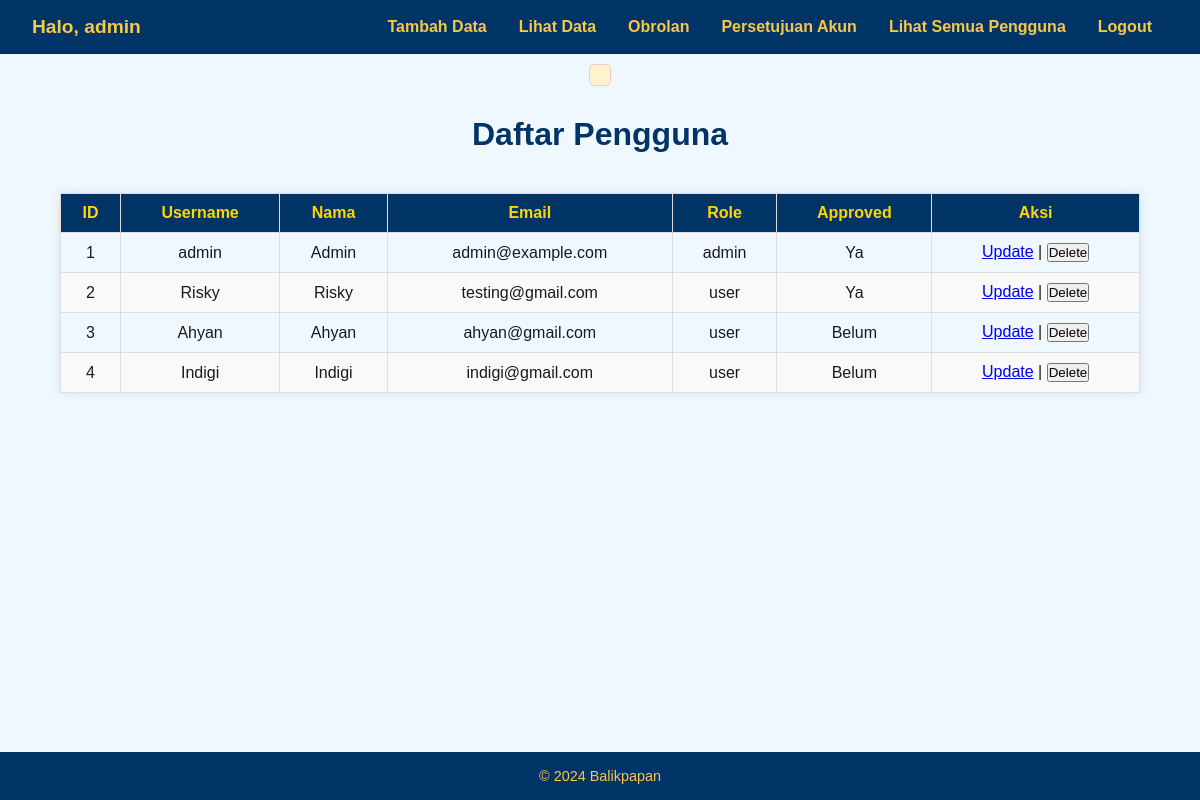
Before: /view_users (signed in) with the older database file.
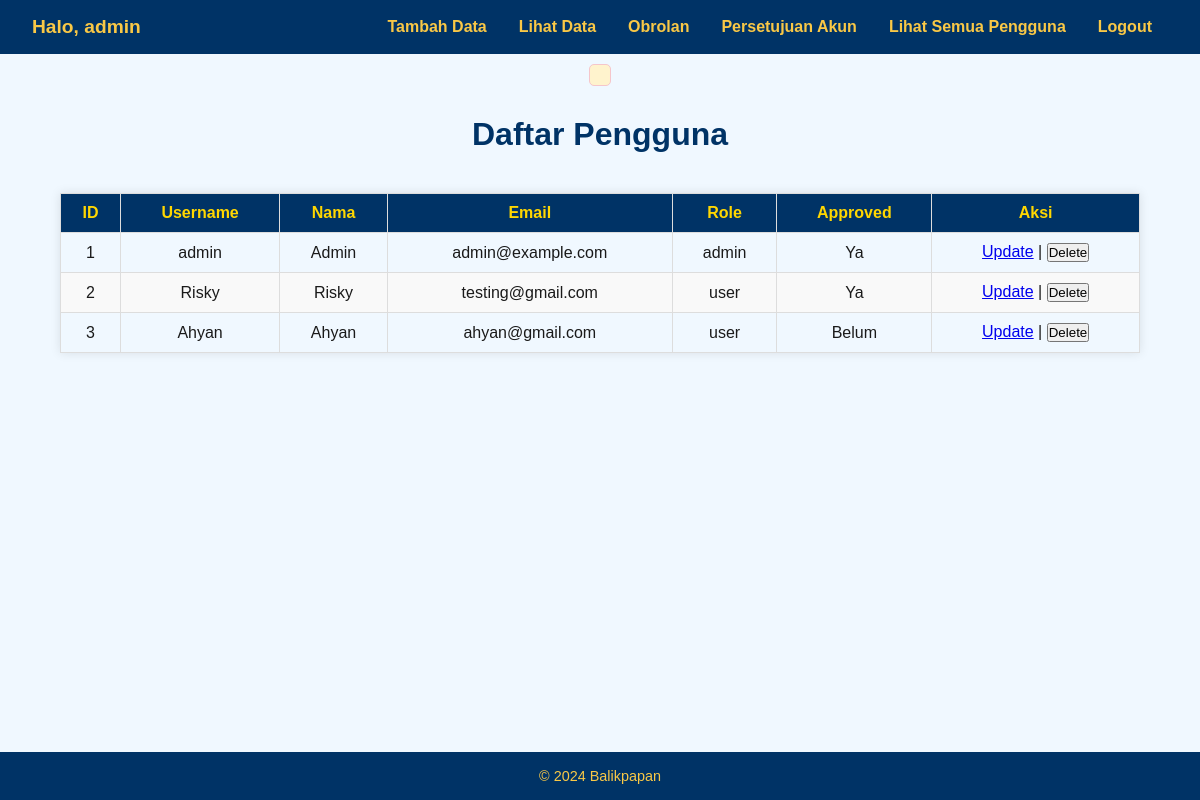
After: the same page with the newer database file.
### tables this page shows
CREATE TABLE users (
        id INTEGER PRIMARY KEY AUTOINCREMENT,
        username TEXT NOT NULL UNIQUE,
        password TEXT NOT NULL,
        nama TEXT,
        alamat TEXT,
        no_hp TEXT,
        email TEXT,
        role TEXT DEFAULT 'user',  -- Tambahkan kolom role dengan default 'user'
        approved INTEGER DEFAULT 0 -- Tambahkan kolom approved dengan default 0 (belum disetujui)
    );

### app.py (the view)
@app.route('/view_users')
@admin_required
def view_users():
    print("Fungsi view_users dipanggil!")
    conn = sqlite3.connect("billing_system.db")
    cursor = conn.cursor()
    cursor.execute("SELECT * FROM users")
    users = cursor.fetchall()
    conn.close()
    return render_template("view_users.html", users=users)

### app.py (called while the page is built)
def admin_required(f):
    @wraps(f)
    def decorated_function(*args, **kwargs):
        if 'username' not in session or session.get('role') != 'admin':
            flash("Hanya admin yang dapat mengakses halaman ini.")
            return redirect('/')
        return f(*args, **kwargs)
    return decorated_function

@app.before_request
def check_session():
    if 'username' not in session and request.endpoint != 'login' and request.endpoint not in ['static']:
        if not getattr(request, 'is_redirecting', False):
            flash("Sesi Anda telah berakhir.")
            request.is_redirecting = True
        return redirect('/login')

@app.before_request
def handle_session():
    if 'username' in session:
        session.permanent = False  # Tetapkan sesi sementara
        session.modified = True    # Perbarui waktu sesi
    elif request.endpoint not in ('login', 'register', 'static'):
        flash("Sesi Anda telah berakhir. Silakan login kembali.")
        return redirect('/login')

### templates/view_users.html (shortened to what this page needs)
<!DOCTYPE html>
<html lang="id">
<head>
</head>
<body>
    {% extends "base.html" %}
    {% block content %}
    <h1>Daftar Pengguna</h1>
    <table>
        <thead>
            <tr>
                <th>ID</th>
                <th>Username</th>
                <th>Nama</th>
                <th>Email</th>
                <th>Role</th>
                <th>Approved</th>
                <th>Aksi</th>
            </tr>
        </thead>
        <tbody>
            {% for user in users %}
            <tr>
                <td>{{ user[0] }}</td>
                <td>{{ user[1] }}</td>
                <td>{{ user[3] }}</td>
                <td>{{ user[6] }}</td>
                <td>{{ user[7] }}</td>
                <td>{{ 'Ya' if user[8] == 1 else 'Belum' }}</td>
                <td>
                    <a href="{{ url_for('update_user', user_id=user[0]) }}">Update</a> |
                    <form action="{{ url_for('delete_user', user_id=user[0]) }}" method="POST" style="display:inline;">
                        <button type="submit" onclick="return confirm('Yakin ingin menghapus pengguna ini?')">Delete</button>
                    </form>
                </td>
            </tr>
            {% endfor %}
        </tbody>
    </table>
    {% endblock %}

### templates/base.html (shortened to what this page needs)
<!DOCTYPE html>
<html lang="en">
<head>
    <link rel="stylesheet" href="{{ url_for('static', filename='css/all.css') }}">
</head>
<body>
    <nav>
        <div>
            {% if session['username'] %}
                <span>Halo, {{ session['username'] }}</span>
            {% endif %}
        </div>
        <div>
            <a href="/form">Tambah Data</a>
            <a href="/report">Lihat Data</a>
            <a href="/chat">Obrolan</a>
            {% if session['role'] == 'admin' %}
                <a href="/admin_requests">Persetujuan Akun</a>
                <a href="/view_users">Lihat Semua Pengguna</a>
            {% endif %}
            <a href="/logout">Logout</a>
        </div>
    </nav>
    <div class="flash-messages">
    </div>
    {% block content %}{% endblock %}
    <footer>
        <p>&copy; 2024 Balikpapan</p>
    </footer>
</body>
</html>

### static/css/all.css (style rules this page uses)
body, h2, p, a, input, button, form, nav { margin: 0; padding: 0; box-sizing: border-box; font-family: Arial, sans-serif; }
body { background-color: #f0f8ff; color: #1a1a1a; display: flex; flex-direction: column; min-height: 100vh; }
nav { background-color: #003366; color: white; display: flex; justify-content: space-between; align-items: center; padding: 1rem 2rem; }
nav div { display: flex; align-items: center; }
nav span { color: #f9c846; font-size: 1.2rem; font-weight: bold; margin-right: 2rem; }
nav a { color: #f9c846; text-decoration: none; margin: 0 1rem; font-weight: bold; transition: color 0.3s ease; font-size: 1rem; }
footer { background-color: #003366; color: #f9c846; text-align: center; padding: 1rem; margin-top: auto; font-size: 0.9rem; }

### templates/view_users.html (style rules this page uses)
body { font-family: Arial, sans-serif; margin: 0; padding: 0; background-color: #f4f4f4; color: #333; }
h1 { text-align: center; color: #003366; margin: 20px 0; }
table { width: 90%; margin: 20px auto; border-collapse: collapse; box-shadow: 0 0 10px rgba(0, 0, 0, 0.1); }
th, td { padding: 10px; border: 1px solid #ddd; text-align: center; }
th { background-color: #003366; color: #FFD700; }
tr:nth-child(even) { background-color: #f9f9f9; }

### templates/base.html (style rules this page uses)
.flash-messages { margin: 10px auto; padding: 10px; max-width: 800px; border-radius: 5px; background-color: #fff3cd; border: 1px solid #f5c6cb; }

Changed rows visible on the page:
removed users: id "4", username "Indigi", nama "Indigi", email "indigi@gmail.com", role "user", approved "Belum"
